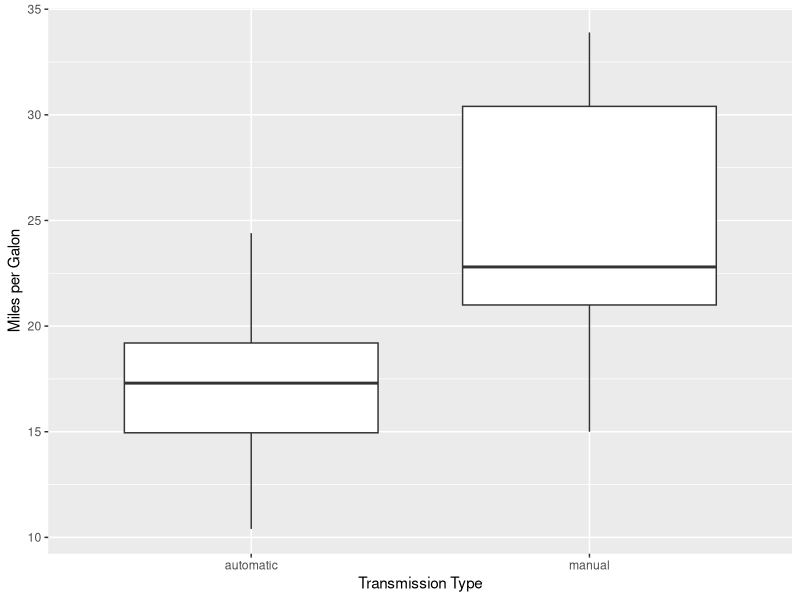
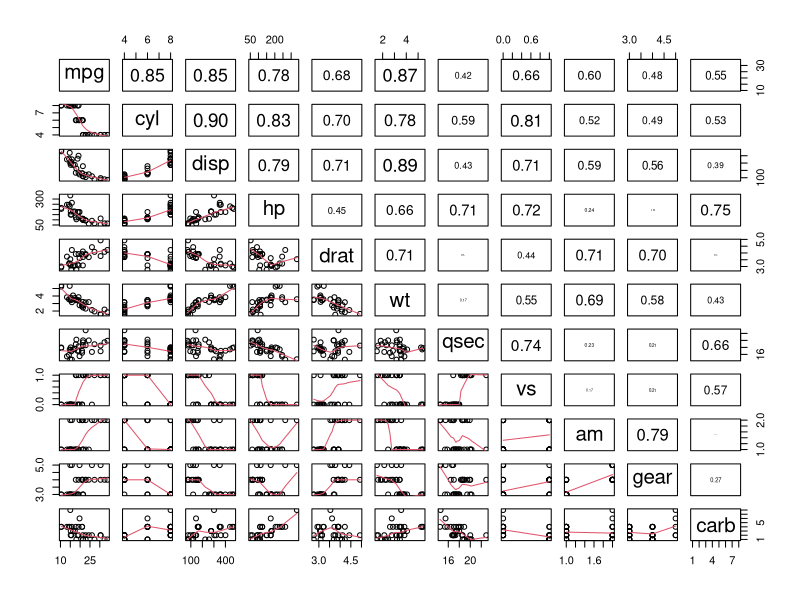

These figures' R source, in order:
## ---- chunk 1
# full model
summary(lm(mpg ~. , data = mtcars))$fstatistic
## ---- chunk 2
mtcars$am<-as.factor(mtcars$am)
levels(mtcars$am)<-c("automatic", "manual")
summary(lm(formula = mpg~am, mtcars))$coef
## ---- chunk 3
require(nnet); require(dplyr)
# iteration 1
fit<-lm(mpg~., data = mtcars)
ind<-which.is.max(x = summary(fit)$coef[,4])
c(rownames(summary(fit)$coef)[ind], summary(fit)$coef[ind, 4])
## ---- chunk 4
# iteration 2
fit<-lm(mpg ~ disp + hp + drat + wt + qsec + vs + am + gear + carb, 
         data = mtcars)
ind<-which.is.max(x = summary(fit)$coef[,4])
c(rownames(summary(fit)$coef)[ind], summary(fit)$coef[ind, 4])
## ---- chunk 5
library(ggplot2)
options(height=60)
ggplot(mtcars, aes(factor(am), mpg))+geom_boxplot()+labs(x="Transmission Type", y="Miles per Galon")
## ---- chunk 6
panel.cor <- function(x, y, digits = 2, prefix = "", cex.cor, ...)
{   usr <- par("usr"); on.exit(par(usr))
    par(usr = c(0, 1, 0, 1))
    r <- abs(cor(x, y))
    txt <- format(c(r, 0.123456789), digits = digits)[1]
    txt <- paste0(prefix, txt)
    if(missing(cex.cor)) cex.cor <- 0.8/strwidth(txt)
    text(0.5, 0.5, txt, cex = cex.cor * r)}
pairs(mtcars, lower.panel = panel.smooth, upper.panel = panel.cor)
## ---- chunk 7
# iteration 2
fit<-lm(mpg ~ disp + hp + drat + wt + qsec + vs + am + gear + carb, 
         data = mtcars)
ind<-which.is.max(x = summary(fit)$coef[,4])
c(rownames(summary(fit)$coef)[ind], summary(fit)$coef[ind, 4])

# iteration 3
fit<-lm(mpg ~ disp + hp + drat + wt + qsec + am + gear + carb, 
         data = mtcars)
ind<-which.is.max(x = summary(fit)$coef[,4])
c(rownames(summary(fit)$coef)[ind], summary(fit)$coef[ind, 4])

# iteration 4
fit<-lm(mpg ~ disp + hp + drat + wt + qsec + am + gear, 
         data = mtcars)
ind<-which.is.max(x = summary(fit)$coef[,4])
c(rownames(summary(fit)$coef)[ind], summary(fit)$coef[ind, 4])

# iteration 5
fit<-lm(mpg ~ disp + hp + drat + wt + qsec + am, 
         data = mtcars)
ind<-which.is.max(x = summary(fit)$coef[,4])
c(rownames(summary(fit)$coef)[ind], summary(fit)$coef[ind, 4])

# iteration 6
fit<-lm(mpg ~ disp + hp + wt + qsec + am, 
         data = mtcars)
ind<-which.is.max(x = summary(fit)$coef[,4])
c(rownames(summary(fit)$coef)[ind], summary(fit)$coef[ind, 4])

# iteration 7
fit<-lm(mpg ~ hp + wt + qsec + am, 
         data = mtcars)
ind<-which.is.max(x = summary(fit)$coef[,4])
c(rownames(summary(fit)$coef)[ind], summary(fit)$coef[ind, 4])

fit<-lm(mpg ~ wt + qsec + am, 
         data = mtcars)
ind<-which.is.max(x = summary(fit)$coef[,4])
c(rownames(summary(fit)$coef)[ind], summary(fit)$coef[ind, 4])
## ---- chunk 8
summary(fit)$coef
# confidence interval
2.936+c(-1,1)*qt(p = .975, df = 27)*1.4109
